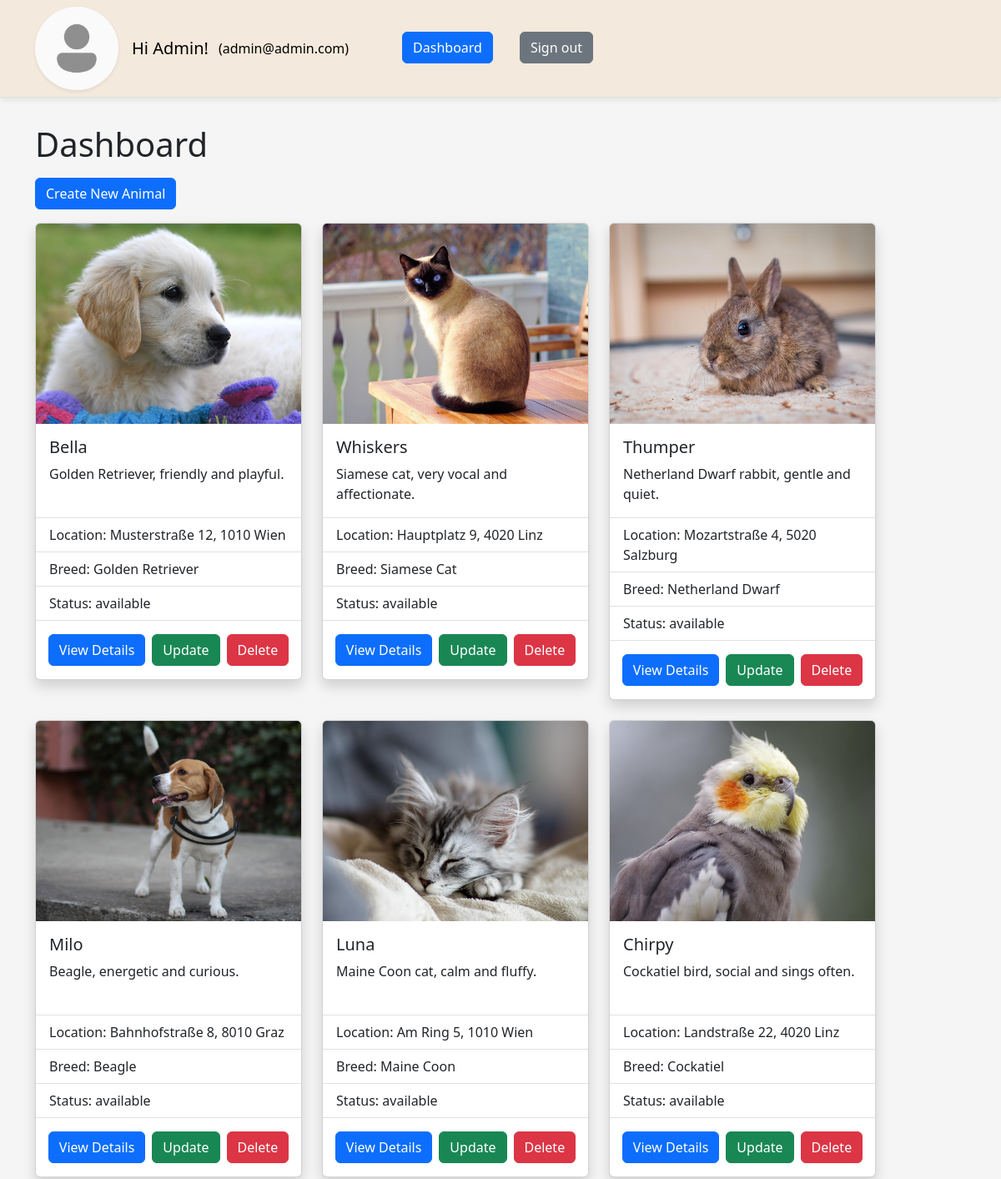
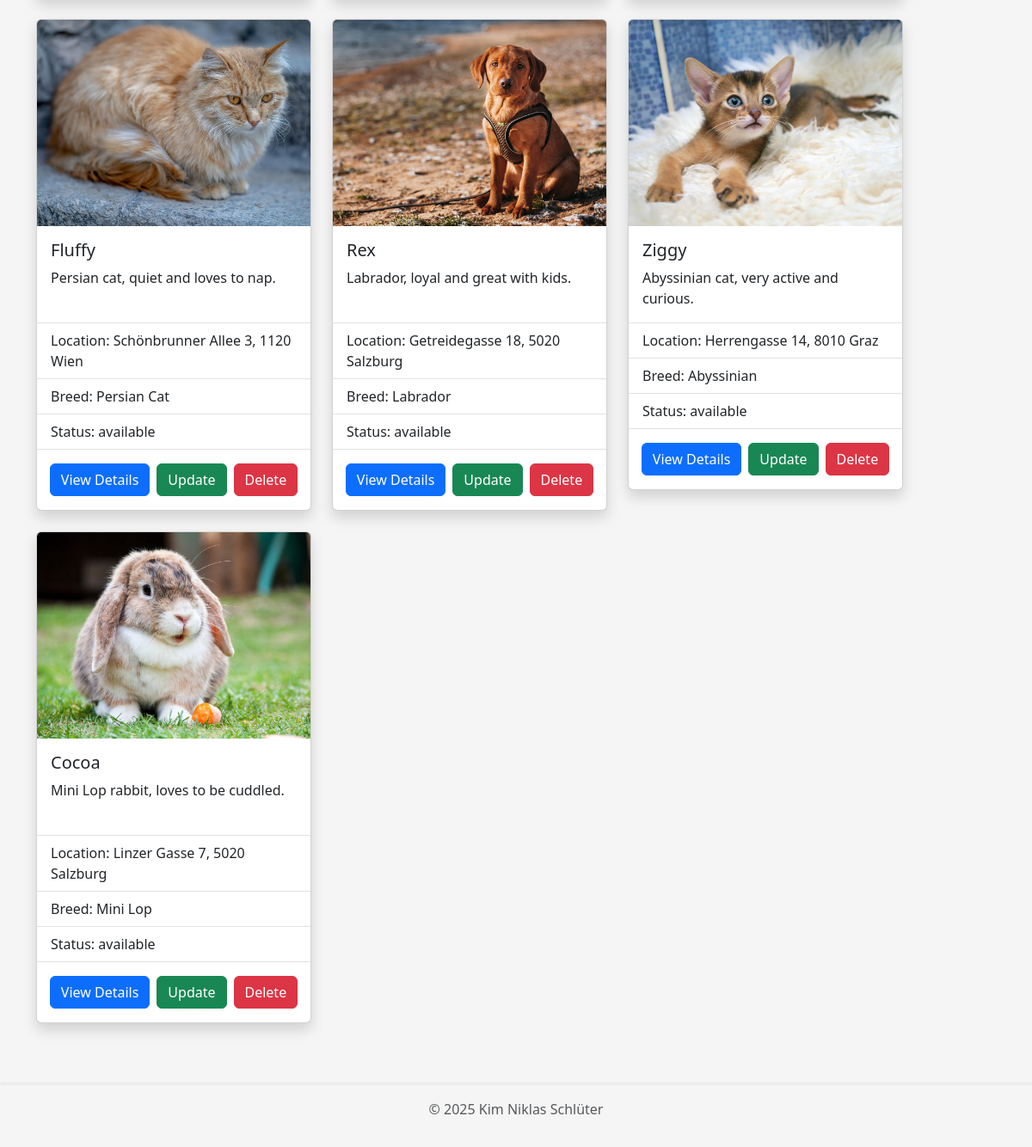
The app's page /website/dashboard.php (signed in) with its own data (2 pictures, top to bottom).
### tables this page shows
CREATE TABLE `user` (
  `id` int(11) NOT NULL,
  `email` varchar(200) NOT NULL,
  `password` varchar(255) NOT NULL,
  `first_name` varchar(100) NOT NULL,
  `last_name` varchar(100) NOT NULL,
  `phone` varchar(50) NOT NULL,
  `address` varchar(100) NOT NULL,
  `picture` varchar(255) NOT NULL,
  `authority` enum('user','admin') NOT NULL
);

CREATE TABLE `animal` (
  `id` int(11) NOT NULL,
  `name` varchar(100) NOT NULL,
  `picture` varchar(255) DEFAULT NULL,
  `location` varchar(100) NOT NULL,
  `description` text DEFAULT NULL,
  `size` enum('small','default','big') NOT NULL DEFAULT 'default',
  `age` int(11) DEFAULT NULL,
  `vaccinated` tinyint(1) NOT NULL,
  `status` enum('available','adopted') NOT NULL DEFAULT 'available',
  `breed_id` int(11) NOT NULL
);

CREATE TABLE `breed` (
  `id` int(11) NOT NULL,
  `name` varchar(100) NOT NULL
);

### website/components/animals.php (called while the page is built, shortened)
<?php
require_once __DIR__ . '/db_connect.php';
require_once __DIR__ . '/util.php';
$conn = db_connect();
function create_response($status, $message, $data = [])
{
  $response = [
    "status" => $status,
    "message" => $message,
    "data" => $data
  ];
  return $response;
}
function fetch_animals_internal($sql)
{
  global $conn;
  $result = mysqli_query($conn, $sql);
  $rows = mysqli_fetch_all($result, MYSQLI_ASSOC);
  return create_response("200", "Successfully fetched animals.", $rows);
}
function get_all_animals()
{
  return fetch_animals_internal("SELECT * FROM `animal`");
}
function get_breed_by_id($breed_id)
{
  global $conn;
  $sql = "SELECT * FROM `breed` WHERE id=$breed_id";
  $result = mysqli_query($conn, $sql);
  $row = mysqli_fetch_assoc($result);
  return $row;
}
function get_animal_picture_url($animalData)
{
  return $animalData['picture'] ? PICTURE_FOLDER_NAME . '/' . $animalData['picture'] : ANIMAL_DEFAULT_PICTURE_URL;
}

### website/components/util.php (called while the page is built, shortened)
<?php
function get_my_user_id_from_session()
{
  if (isset($_SESSION["user"])) {
    return $_SESSION["user"];
  } else if (isset($_SESSION["admin"])) {
    return $_SESSION["admin"];
  } else {
    return null;
  }
}
function get_user_data($conn, $userId)
{
  $sql = "SELECT * FROM `user` WHERE `id`='$userId'";
  $result = mysqli_query($conn, $sql);
  if ($result) {
    $row = mysqli_fetch_assoc($result);
    $defaultImgUrl = './' . PICTURE_FOLDER_NAME . '/user.png';
    if (empty($row['picture'])) {
      $row['profile_img_url'] = $defaultImgUrl;
    } else {
      $pictureUrl = './' . PICTURE_FOLDER_NAME . '/' . $row['picture'];
      if (!file_exists($pictureUrl)) {
        $row['profile_img_url'] = $defaultImgUrl;
      } else {
        $row['profile_img_url'] = $pictureUrl;
      }
    }
  }
  return $row;
}

### website/components/card_layout.php (the view, shortened to what this page needs)
<?php
function create_card_layout_for_animals($response)
{
  $rows = $response['data'];
  $layout = "<div class='row row-cols-1 row-cols-md-2 row-cols-lg-3 row-cols-xl-3 row-cols-xxl-4
                         justify-content-center justify-content-md-start'>";
  foreach ($rows as $animal) {
    $animalPictureUrl = get_animal_picture_url($animal);
    $breedData = get_breed_by_id($animal['breed_id']);
    $layout .= "
    <div style='width: fit-content;'>
      <div class='card shadow mb-4 d-flex flex-column justify-content-between align-items-center' style='max-width: 20rem;'>";
    $layout .= "<div>
                  <div class='animal-picture-container'>
                    <img src='$animalPictureUrl' class='card-img-top animal-image' alt=''>
                  </div>
                  <div class='card-body'>
                    <h5 class='card-title'>{$animal['name']}</h5>
                    <p class='card-text' style='min-height: 48px'>{$animal['description']}</p>
                  </div>
                </div>";
    $layout .= "<div style='width: 100%'>";
    $layout .= "<ul class='list-group list-group-flush'>
                  <li class='list-group-item' style='padding: 0'></li>
                    <li class='list-group-item'>Location: {$animal['location']}</li>
                    <li class='list-group-item'>Breed: {$breedData['name']}</li>
                    <li class='list-group-item'>Status: {$animal['status']}</li>
                  <li class='list-group-item'></li>
                </ul>";
    if (isset($_SESSION['user'])) {
      $layout .= "<div class='d-flex flex-row gap-1 justify-content-around mb-3' style='width:100%'>
                    <a href='./animal_details.php?id={$animal['id']}' class='btn btn-primary'>View Details</a>";
      $layout .= "<form method='POST'>
                      <input type='hidden' name='animal_id_to_adopt' value='{$animal['id']}' />
                      <input" . (($animal['status'] != 'available') ? " disabled" : "") . " type='submit' name='adopt_animal' class='btn btn-success' value='Take me home' />
                  </form>";
      $layout .= "</div>";
    } else if (isset($_SESSION['admin'])) {
      $layout .= "<div class='d-flex flex-row gap-2 justify-content-center mb-3'>
                    <a href='./animal_details.php?id={$animal['id']}' class='btn btn-primary'>View Details</a>
                    <a href='./animal_update.php?id={$animal['id']}' class='btn btn-success'>Update</a>
                    <a href='./animal_delete.php?id={$animal['id']}' class='btn btn-danger'>Delete</a>
                  </div>";
    }
    $layout .= "</div>";
    $layout .=  "</div></div>";
  }
  $layout .= "</div>";
  return $layout;
}

### website/dashboard.php (shortened to what this page needs)
<?php
require_once './components/db_connect.php';
require_once './components/util.php';
require_once './components/animals.php';
require_once './components/card_layout.php';
$conn = db_connect();
$myUserId = get_my_user_id_from_session();
$myUserData = get_user_data($conn, $myUserId);
$response = get_all_animals();
if ($response['status'] == 200) {
  $layout = create_card_layout_for_animals($response);
} else {
  echo "<div class='alert alert-danger' role='alert'>
          {$response['message']}
        </div>";
}
?>
<!DOCTYPE html>
<html lang="en">
<head>
  <link href="https://cdn.jsdelivr.net/npm/bootstrap@5.3.7/dist/css/bootstrap.min.css" rel="stylesheet">
  <link rel="stylesheet" href="./styles/style.css">
  <link rel="stylesheet" href="./styles/card_layout.css">
</head>
<body>
  <?php require_once './components/navbar.php'; ?>
  <div class="container mt-3 mb-5" style="flex-grow: 1;">
    <h1 class="mb-3">Dashboard</h1>
    <div class="d-flex gap-3 justify-content-start mb-3">
      <a href='./animal_create.php' class='btn btn-primary'>Create New Animal</a>
    </div>
    <?= $layout ?>
  </div>
  <?php require_once './components/footer.php'; ?>
</body>
</html>

### website/components/navbar.php (shortened to what this page needs)
<?php
$homeUrl = isset($_SESSION['admin']) ? "dashboard.php" : "home.php";
$homeName = isset($_SESSION['admin']) ? "Dashboard" : "Home";
?>
<header class='p-0 mb-3 border-bottom title-row'>
  <nav class="navbar navbar-expand-lg" style="min-height: 3.5rem">
    <div class="container">
      <?php if (isset($_SESSION['user']) || isset($_SESSION['admin'])) { ?>
        <a href='<?= $homeUrl ?>' class='d-block me-3'>
          <img src='<?= $myUserData['profile_img_url'] ?? '' ?>' alt='profile image' width='100' height='100' class='rounded-circle shadow-sm' style='object-fit:cover;'>
        </a>
        <a class="navbar-brand me-1" href="<?= $homeUrl ?>">Hi <?= $myUserData['first_name'] ?? '' ?>!</a>
      <?php } ?>
      <div class="collapse navbar-collapse" id="navbarNav">
        <ul class="navbar-nav gap-2">
          <?php if (isset($_SESSION['user']) || isset($_SESSION['admin'])) { ?>
            <li class="nav-item me-5">
              <a class="nav-link link-body-emphasis" href="#"><?= '(' . $myUserData['email'] . ')' ?></a>
            </li>
            <li class="nav-item me-4">
              <a class="btn btn-primary" href="<?= $homeUrl ?>"><?= $homeName ?></a>
            </li>
            <li class="nav-item">
              <a class="btn btn-secondary" href="logout.php">Sign out</a>
            </li>
          <?php } ?>
        </ul>
      </div>
    </div>
  </nav>
</header>

### website/components/footer.php
<footer class="py-3">
  <p class="text-center text-body-secondary">© 2025 Kim Niklas Schl&uuml;ter</p>
</footer>

### website/styles/style.css (style rules this page uses)
body { background-color: whitesmoke; display: flex; flex-flow: column nowrap; justify-content: flex-start; min-height: 100vh; }
footer { background-color: whitesmoke; box-shadow: 0 -3px 3px rgba(0, 0, 0, 0.05); }

### website/styles/card_layout.css (style rules this page uses)
.animal-picture-container { width: 100%; height: 15rem; margin: 0 !important; overflow: hidden; }
.animal-image { width: 100%; height: 100%; object-fit: cover; }

### records on screen
user: first_name "Admin", email "admin@admin.com"
animal: picture (picture), name "Bella", description "Golden Retriever, friendly and playful.", location "Musterstraße 12, 1010 Wien", breed.name "Golden Retriever", status "available"
animal: picture (picture), name "Whiskers", description "Siamese cat, very vocal and affectionate.", location "Hauptplatz 9, 4020 Linz", breed.name "Siamese Cat", status "available"
animal: picture (picture), name "Thumper", description "Netherland Dwarf rabbit, gentle and quiet.", location "Mozartstraße 4, 5020 Salzburg", breed.name "Netherland Dwarf", status "available"
animal: picture (picture), name "Milo", description "Beagle, energetic and curious.", location "Bahnhofstraße 8, 8010 Graz", breed.name "Beagle", status "available"
animal: picture (picture), name "Luna", description "Maine Coon cat, calm and fluffy.", location "Am Ring 5, 1010 Wien", breed.name "Maine Coon", status "available"
animal: picture (picture), name "Chirpy", description "Cockatiel bird, social and sings often.", location "Landstraße 22, 4020 Linz", breed.name "Cockatiel", status "available"
animal: picture (picture), name "Fluffy", description "Persian cat, quiet and loves to nap.", location "Schönbrunner Allee 3, 1120 Wien", breed.name "Persian Cat", status "available"
animal: picture (picture), name "Rex", description "Labrador, loyal and great with kids.", location "Getreidegasse 18, 5020 Salzburg", breed.name "Labrador", status "available"
animal: picture (picture), name "Ziggy", description "Abyssinian cat, very active and curious.", location "Herrengasse 14, 8010 Graz", breed.name "Abyssinian", status "available"
animal: picture (picture), name "Cocoa", description "Mini Lop rabbit, loves to be cuddled.", location "Linzer Gasse 7, 5020 Salzburg", breed.name "Mini Lop", status "available"

### other values on screen
$homeName "Dashboard"
